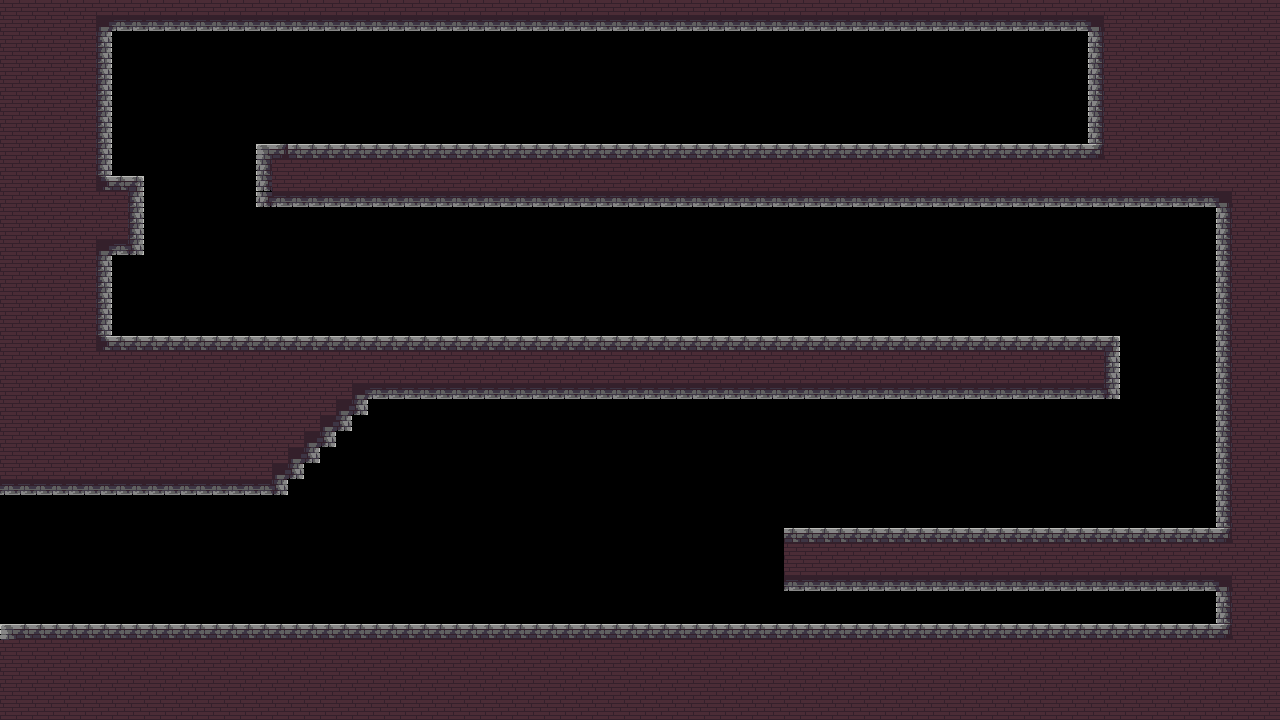

The image is a tile-based game level rendered from a .tmx file. Its description and source (layers, tilesets, objects; grid data summarised) follow:
An orthogonal 80x45 tile map with 16x16 px tiles, 1 tile layer (Platforms).

<map version="1.9" tiledversion="1.9.0" orientation="orthogonal" renderorder="right-down" width="80" height="45" tilewidth="16" tileheight="16" infinite="0" nextlayerid="3" nextobjectid="1">
 <tileset firstgid="1" source="Dungeon_Tiles_TS_1.tsx" />
 <layer id="1" name="Platforms" width="80" height="45">
  <data>[3600 cells, 1738 non-empty, 19 distinct tile ids]</data>
 </layer>
 <objectgroup id="2" name="Levers" />
</map>